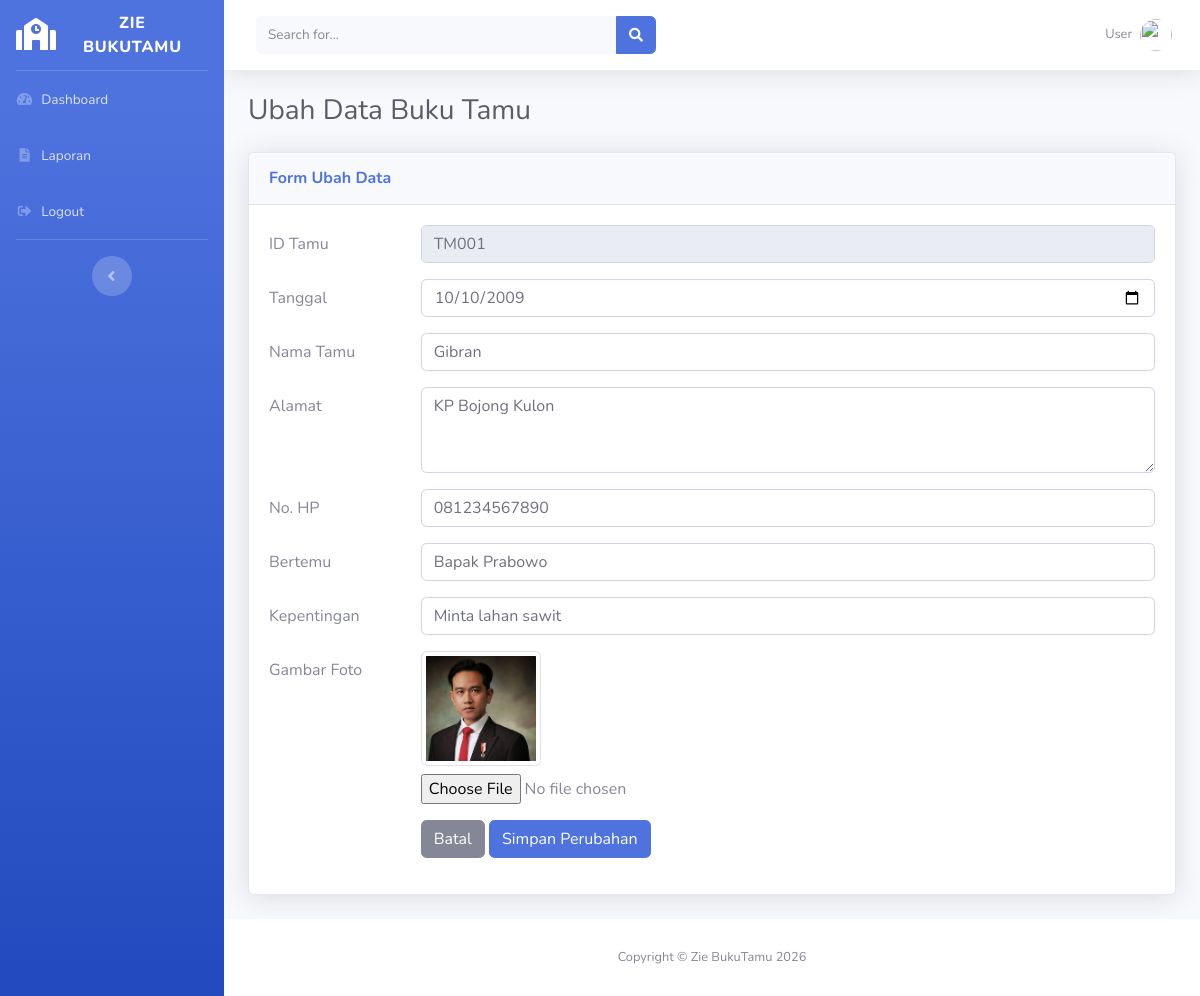
/edit-buku-tamu.php?id=TM001 (signed in), run on the app's committed database.
### tables this page shows
CREATE TABLE `buku_tamu` (
  `id_tamu` varchar(5) NOT NULL,
  `tanggal` date DEFAULT NULL,
  `nama_tamu` varchar(255) DEFAULT NULL,
  `alamat` text DEFAULT NULL,
  `no_hp` varchar(13) DEFAULT NULL,
  `bertemu` varchar(255) DEFAULT NULL,
  `kepentingan` varchar(255) DEFAULT NULL,
  `gambar` varchar(255) DEFAULT NULL
);

### function.php (called while the page is built, shortened)
<?php
require_once('koneksi.php');
function query($query) {
    global $koneksi;
    $result = mysqli_query($koneksi, $query);
    $rows = [];
    while ($row = mysqli_fetch_assoc($result)) {
        $rows[] = $row;
    }
    return $rows;
}
?>

### edit-buku-tamu.php (the view, shortened to what this page needs)
<?php
require_once('function.php');
include_once('templates/header.php');
$id = $_GET['id'];
$tamu = query("SELECT * FROM buku_tamu WHERE id_tamu = '$id'")[0];
?>
<div class="container-fluid">
    <h1 class="h3 mb-4 text-gray-800">Ubah Data Buku Tamu</h1>
    <div class="card shadow mb-4">
        <div class="card-header py-3">
            <h6 class="m-0 font-weight-bold text-primary">Form Ubah Data</h6>
        </div>
        <div class="card-body">
            <form action="" method="POST" enctype="multipart/form-data">
                <div class="form-group row">
                    <label for="id_tamu_view" class="col-sm-2 col-form-label">ID Tamu</label>
                    <div class="col-sm-10">
                        <input type="text" class="form-control" id="id_tamu_view" value="<?= $tamu['id_tamu']; ?>" disabled>
                    </div>
                </div>
                <div class="form-group row">
                    <label for="tanggal" class="col-sm-2 col-form-label">Tanggal</label>
                    <div class="col-sm-10">
                        <input type="date" class="form-control" id="tanggal" name="tanggal" value="<?= $tamu['tanggal']; ?>" required>
                    </div>
                </div>
                <div class="form-group row">
                    <label for="nama_tamu" class="col-sm-2 col-form-label">Nama Tamu</label>
                    <div class="col-sm-10">
                        <input type="text" class="form-control" id="nama_tamu" name="nama_tamu" value="<?= $tamu['nama_tamu']; ?>" required>
                    </div>
                </div>
                <div class="form-group row">
                    <label for="alamat" class="col-sm-2 col-form-label">Alamat</label>
                    <div class="col-sm-10">
                        <textarea class="form-control" id="alamat" name="alamat" rows="3" required><?= $tamu['alamat']; ?></textarea>
                    </div>
                </div>
                <div class="form-group row">
                    <label for="no_hp" class="col-sm-2 col-form-label">No. HP</label>
                    <div class="col-sm-10">
                        <input type="text" class="form-control" id="no_hp" name="no_hp" maxlength="13" value="<?= $tamu['no_hp']; ?>" required>
                    </div>
                </div>
                <div class="form-group row">
                    <label for="bertemu" class="col-sm-2 col-form-label">Bertemu</label>
                    <div class="col-sm-10">
                        <input type="text" class="form-control" id="bertemu" name="bertemu" value="<?= $tamu['bertemu']; ?>" required>
                    </div>
                </div>
                <div class="form-group row">
                    <label for="kepentingan" class="col-sm-2 col-form-label">Kepentingan</label>
                    <div class="col-sm-10">
                        <input type="text" class="form-control" id="kepentingan" name="kepentingan" value="<?= $tamu['kepentingan']; ?>" required>
                    </div>
                </div>
                <div class="form-group row">
                    <label for="gambar" class="col-sm-2 col-form-label">Gambar Foto</label>
                    <div class="col-sm-10">
                        <img src="assets/upload_gambar/<?= $tamu['gambar']; ?>" alt="Foto Tamu" width="120" class="img-thumbnail mb-2"><br>
                        <input type="file" class="form-control-file" id="gambar" name="gambar">
                    </div>
                </div>
                <div class="form-group row">
                    <div class="col-sm-10 offset-sm-2">
                        <a href="buku-tamu.php" class="btn btn-secondary">Batal</a>
                        <button type="submit" name="ubah" class="btn btn-primary">Simpan Perubahan</button>
                    </div>
                </div>
            </form>
        </div>
    </div>
</div>
<?php
include_once('templates/footer.php');
?>

### data on the page
buku_tamu: id_tamu "TM001", tanggal "10/10/2009", nama_tamu "Gibran", alamat "KP Bojong Kulon", no_hp "081234567890", bertemu "Bapak Prabowo", kepentingan "Minta lahan sawit", gambar (picture)

### other printed values
$_SESSION['username'] "User"
